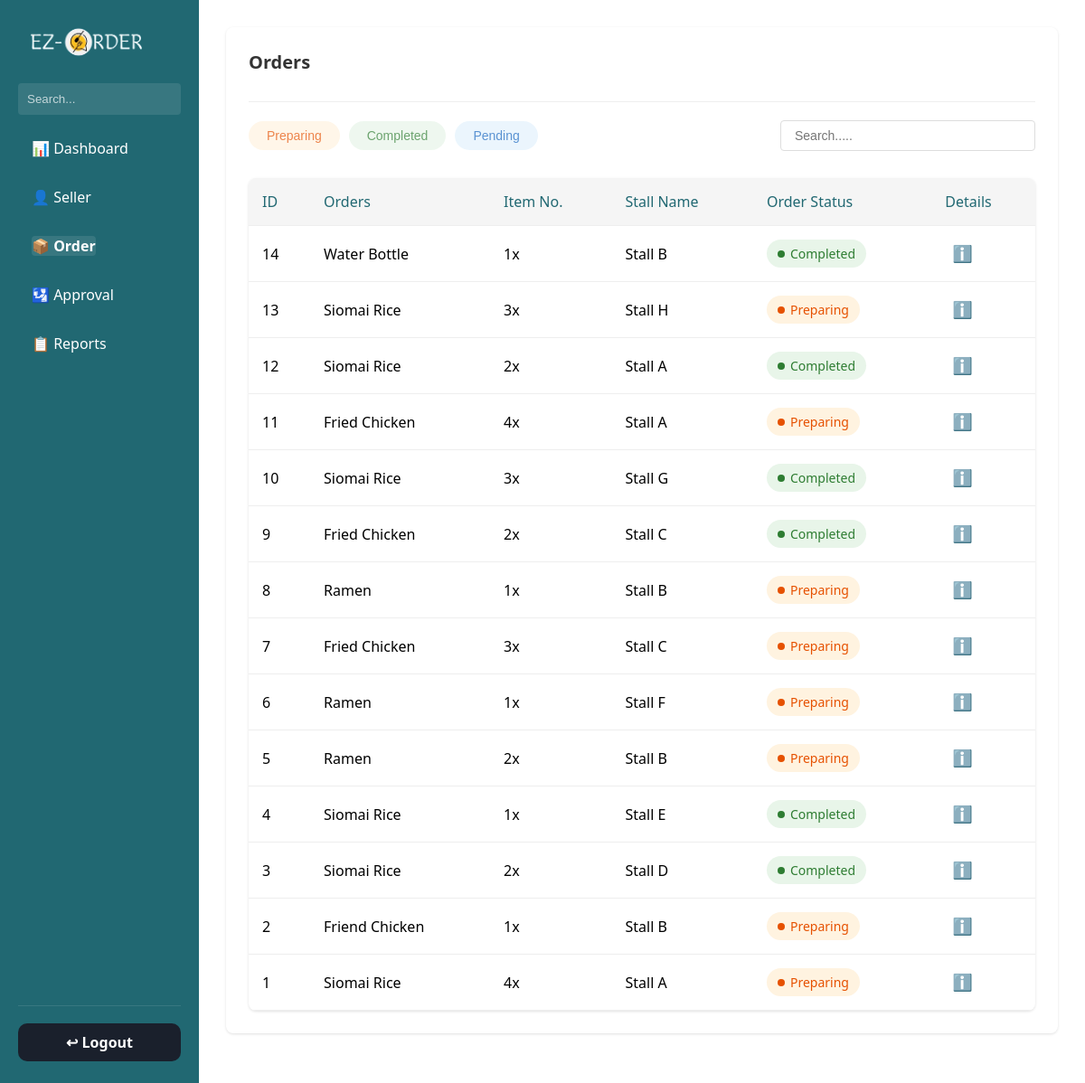
The app's page /soe/order.php (signed in) with its own data.
### tables this page shows
CREATE TABLE `orders` (
  `id` int(11) NOT NULL,
  `order_name` varchar(100) NOT NULL,
  `item_quantity` int(11) NOT NULL,
  `stall_name` varchar(100) NOT NULL,
  `price` decimal(10,2) NOT NULL,
  `ordered_by` varchar(100) NOT NULL,
  `order_time` time NOT NULL,
  `order_date` date NOT NULL,
  `status` enum('preparing','completed','pending') DEFAULT 'pending',
  `payment_status` enum('paid','unpaid') DEFAULT 'unpaid',
  `created_at` timestamp NOT NULL DEFAULT current_timestamp()
);

### soe/order.php (the view, shortened to what this page needs)
<?php
require_once 'db.php';
$orders_result = $conn->query("SELECT *, (price * item_quantity) as total_price FROM orders ORDER BY id DESC");
$orders = [];
while($row = $orders_result->fetch_assoc()) {
    $orders[] = $row;
}
?>
<!DOCTYPE html>
<html lang="en">
<head>
    <link rel="stylesheet" href="dashboard.css">
    <link rel="stylesheet" href="order.css">
</head>
<body>
    <div class="container">
        <div class="sidebar">
            <img src="logogo.png" alt="EZ-ORDER Logo" width="150">
            <div class="search">
                <input type="text" placeholder="Search...">
            </div>
            <a href="dashboard.php">📊 Dashboard</a>
            <a href="seller.php">👤 Seller</a>
            <a href="order.php"><strong>📦 Order</strong></a>
            <a href="approval.php">🛂 Approval</a>
            <a href="reports.php">📋 Reports</a>
            <div class="logout">
                <a href="logout.php">↩ Logout</a>
            </div>
        </div>
        <div class="main">
            <div class="dashboard-section">
                <h2>Orders</h2>
                <div class="order-controls">
                    <div class="filter-buttons">
                        <button class="filter-btn preparing" onclick="filterOrders('preparing')">Preparing</button>
                        <button class="filter-btn completed" onclick="filterOrders('completed')">Completed</button>
                        <button class="filter-btn pending" onclick="filterOrders('pending')">Pending</button>
                    </div>
                    <div class="search-box">
                        <input type="text" placeholder="Search....." oninput="searchOrders()">
                    </div>
                </div>
                <div class="order-table">
                    <table>
                        <thead>
                            <tr>
                                <th>ID</th>
                                <th>Orders</th>
                                <th>Item No.</th>
                                <th>Stall Name</th>
                                <th>Order Status</th>
                                <th>Details</th>
                            </tr>
                        </thead>
                        <tbody>
                            <?php foreach ($orders as $order): ?>
                            <tr>
                                <td><?php echo htmlspecialchars($order['id']); ?></td>
                                <td><?php echo htmlspecialchars($order['order_name']); ?></td>
                                <td><?php echo htmlspecialchars($order['item_quantity']) . 'x'; ?></td>
                                <td><?php echo htmlspecialchars($order['stall_name']); ?></td>
                                <td><span class="status-badge <?php echo $order['status']; ?>"><?php echo ucfirst($order['status']); ?></span></td>
                                <td><button class="details-btn" onclick="viewDetails(<?php echo $order['id']; ?>)">ℹ️</button></td>
                            </tr>
                            <?php endforeach; ?>
                        </tbody>
                    </table>
                </div>
            </div>
        </div>
    </div>
</body>
</html>

### soe/dashboard.css (style rules this page uses)
body { margin: 0; font-family: 'Segoe UI', sans-serif; display: flex; width: 100%; min-height: 100vh; background-color: #fff; }
.container { display: flex; height: 100vh; overflow: hidden; width: 100%; }
.sidebar { position: fixed; top: 0; left: 0; height: 100vh; width: 220px; background-color: #216872; color: white; z-index: 1000; padding: 20px; box-sizing: border-box; display: flex; flex-direction: column; }
.sidebar img { margin-bottom: 20px; }
.sidebar .search { margin-bottom: 10px; display: flex; justify-content: flex-start; }
.sidebar .search input { background-color: rgba(255, 255, 255, 0.1); border: none; border-radius: 4px; color: white; padding: 10px; width: 100%; text-align: left; }
.sidebar .search input::placeholder { color: rgba(255, 255, 255, 0.7); }
.sidebar a { display: flex; align-items: center; color: white; text-decoration: none; padding: 12px 15px; margin: 4px 0; border-radius: 4px; transition: background-color 0.2s; }
.sidebar a strong { background-color: rgba(255, 255, 255, 0.1); border-radius: 4px; }
.main { margin-left: 220px; padding: 30px; flex: 1; width: calc(100% - 220px); height: 100vh; overflow-y: auto; background-color: #fff; box-sizing: border-box; }
.dashboard-section { background-color: #ffffff; border-radius: 8px; padding: 25px; margin-bottom: 25px; box-shadow: 0 1px 3px rgba(0, 0, 0, 0.12); }
.dashboard-section h2 { margin-top: 0; margin-bottom: 25px; font-size: 20px; color: #333; font-weight: 600; }
.logout a { display: flex; align-items: center; justify-content: center; gap: 8px; color: white; text-decoration: none; background-color: #1a202c; padding: 10px 20px; border-radius: 10px; font-weight: 600; transition: background-color 0.2s; }
.sidebar .logout { margin-top: auto; border-top: 1px solid rgba(255, 255, 255, 0.1); padding-top: 15px; }

### soe/order.css (style rules this page uses)
.order-controls { display: flex; justify-content: space-between; align-items: center; margin: 30px 0; padding-top: 20px; border-top: 1px solid #eee; }
.filter-buttons { display: flex; gap: 10px; }
.filter-btn { padding: 8px 20px; border: none; border-radius: 20px; font-size: 14px; cursor: pointer; transition: all 0.2s; opacity: 0.7; }
.filter-btn.preparing { background-color: #fff3e0; color: #e65100; }
.filter-btn.completed { background-color: #e8f5e9; color: #2e7d32; }
.filter-btn.pending { background-color: #e3f2fd; color: #1565c0; }
.search-box input { padding: 8px 15px; border: 1px solid #ddd; border-radius: 4px; width: 250px; font-size: 14px; }
.order-table { background: white; border-radius: 8px; overflow: hidden; box-shadow: 0 1px 3px rgba(0, 0, 0, 0.12); }
.order-table table { width: 100%; border-collapse: collapse; }
.order-table th { background-color: #f5f5f5; padding: 15px; text-align: left; font-weight: 500; color: #216872; border-bottom: 1px solid #eee; }
.order-table td { padding: 15px; border-bottom: 1px solid #eee; }
.status-badge { padding: 6px 12px; border-radius: 20px; font-size: 14px; font-weight: 500; display: inline-flex; align-items: center; }
.status-badge::before { content: ''; display: inline-block; width: 8px; height: 8px; border-radius: 50%; margin-right: 6px; }
.status-badge.preparing { background-color: #fff3e0; color: #e65100; }
.status-badge.preparing::before { background-color: #e65100; }
.status-badge.completed { background-color: #e8f5e9; color: #2e7d32; }
.status-badge.completed::before { background-color: #2e7d32; }
.details-btn { background: none; border: none; cursor: pointer; font-size: 18px; padding: 4px 8px; border-radius: 4px; transition: background-color 0.2s; }
.sidebar { position: fixed; top: 0; left: 0; height: 100vh; width: 220px; background-color: #216872; color: white; z-index: 1000; padding: 20px; box-sizing: border-box; display: flex; flex-direction: column; justify-content: space-between; }
.sidebar .logout { border-top: 1px solid rgba(255, 255, 255, 0.1); padding-top: 15px; }

### records on screen
orders: id "14", order_name "Water Bottle", item_quantity "1", stall_name "Stall B", status "Completed"
orders: id "13", order_name "Siomai Rice", item_quantity "3", stall_name "Stall H", status "Preparing"
orders: id "12", order_name "Siomai Rice", item_quantity "2", stall_name "Stall A", status "Completed"
orders: id "11", order_name "Fried Chicken", item_quantity "4", stall_name "Stall A", status "Preparing"
orders: id "10", order_name "Siomai Rice", item_quantity "3", stall_name "Stall G", status "Completed"
orders: id "9", order_name "Fried Chicken", item_quantity "2", stall_name "Stall C", status "Completed"
orders: id "8", order_name "Ramen", item_quantity "1", stall_name "Stall B", status "Preparing"
orders: id "7", order_name "Fried Chicken", item_quantity "3", stall_name "Stall C", status "Preparing"
orders: id "6", order_name "Ramen", item_quantity "1", stall_name "Stall F", status "Preparing"
orders: id "5", order_name "Ramen", item_quantity "2", stall_name "Stall B", status "Preparing"
orders: id "4", order_name "Siomai Rice", item_quantity "1", stall_name "Stall E", status "Completed"
orders: id "3", order_name "Siomai Rice", item_quantity "2", stall_name "Stall D", status "Completed"
orders: id "2", order_name "Friend Chicken", item_quantity "1", stall_name "Stall B", status "Preparing"
orders: id "1", order_name "Siomai Rice", item_quantity "4", stall_name "Stall A", status "Preparing"
